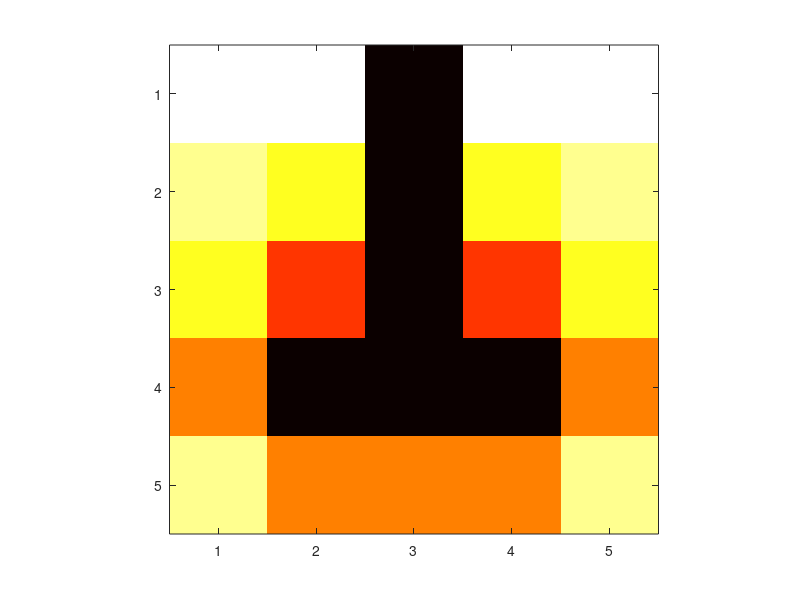

The MATLAB script that drew this image:
%{
z=0
loop ...
  z=z^2+c

Treating the real and imaginary parts of C as image coordinates 
on the complex plane, pixels may then be coloured according to how
soon the sequence crosses an arbitrarily chosen threshold, with a 
special color (usually black) used for the values of C for which the 
sequence is convergent (this is, it has not crossed the threshold 
after the predetermined number of iterations, niter ). 
%}

clear
close all

n=5;
niter=10;

x0 = -2;   x1 = 0.47;
y0 = -1.12; y1 = 1.12;

[x,y] = meshgrid(linspace(x0, x1, n), linspace(y0, y1, n));


loop1=0;
loop2=0;
loop3=1;
loop4=0;

% Original Matlab loop with complex numbers
if loop1==1
    tic
    k=zeros(n,n);
    for px=1:n
        for py=1:n
            c=x(px,py)+1i*y(px,py);
            z=0;
            k(px,py)=0; % assume it is not diverging
            for ii=1:niter
                z=z^2+c;
                if abs(z)>2 
                    k(px,py)=niter-ii;
                    break;
                end
            end
        end
    end
    toc
    %sum(k(:))
end

% Without complex numbers
if loop2==1
    tic
    k=zeros(n,n);    
    for px=1:n
        for py=1:n
            cx=x(px,py);
            cy=y(px,py);
            zx=0;
            zy=0;
            k(px,py)=0; % assume it is not diverging
            for ii=1:niter
                zx2 = cx + zx*zx-zy*zy;
                zy2 = cy + zx*zy*2;
                zx=zx2;
                zy=zy2;
                if zx*zx+zy*zy > 4 
                    k(px,py)=niter-ii;
                    break;
                end
            end
        end
    end
    toc
    %sum(k(:))
end

% loop3: with vectors of coordinates instead of matrices

cxv = linspace(x0, x1, n);
cyv = linspace(y0, y1, n);
if loop3==1
    tic
    k=zeros(n,n);    
    for px=1:n
        for py=1:n
            cx=cxv(px);
            cy=cyv(py);
            zx=0;
            zy=0;
            k(py,px)=0; % assume it is not diverging
            for ii=1:niter
                zx2 = cx + zx*zx-zy*zy;
                zy2 = cy + zx*zy*2;
                zx=zx2;
                zy=zy2;
                if zx*zx+zy*zy > 4 
                    k(py,px)=niter-ii;
                    break;
                end
            end
        end
    end
    toc
    %sum(k(:))
end
k=k';
% vectorized loop: all the points of the set are evaluated together
if loop4==1
    tic
    k=zeros(n,n);
    
    c = x + 1i * y;
    z = zeros(size(c));
    k = zeros(size(c));
    z = zeros(size(c));

    for ii = 1:niter
        z   = z.^2 + c;
        % If abs(z)>2: it has diverged so we assign it a value that decreases with iteration number
        % For the next iteration, k will be != 0 so the value assigned won't
        % change
        k(abs(z) > 2 & k == 0) = niter - ii; 
    end
    toc
    %sum(k(:))
end



figure,
imagesc(k),
colormap hot
axis square